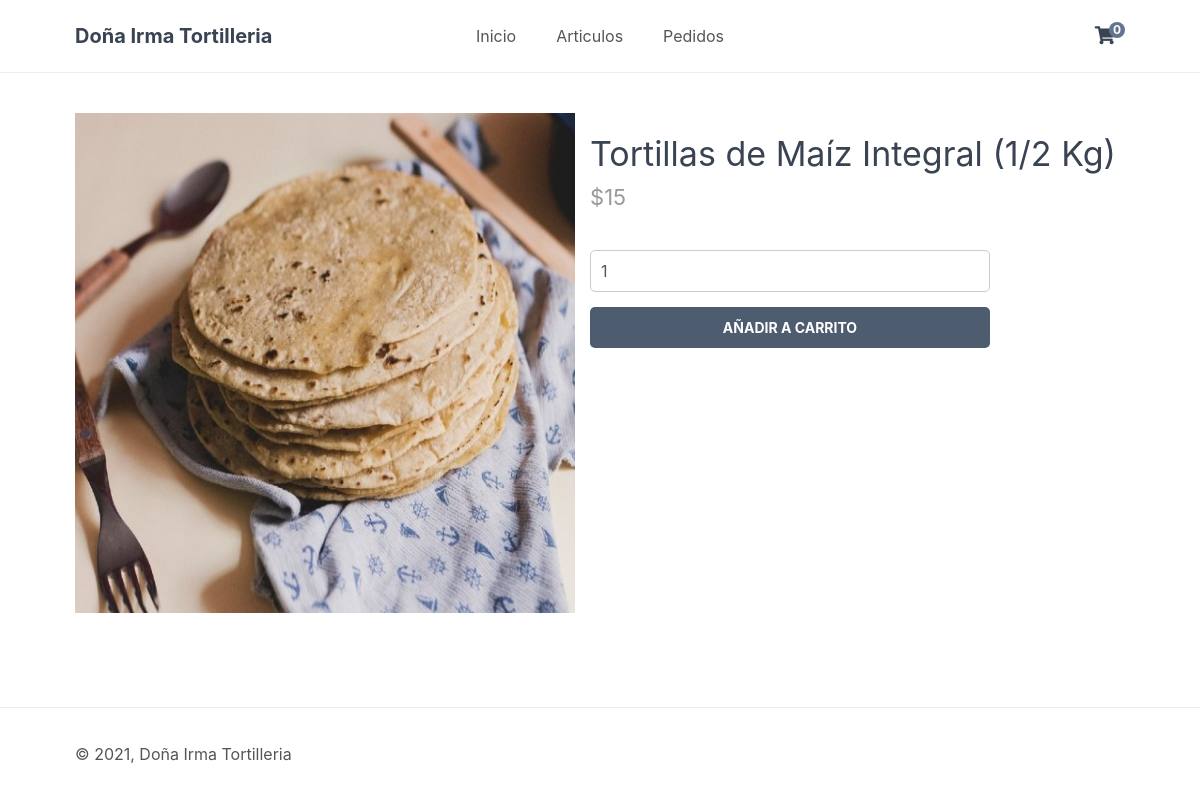
The app's page /shoppingcart/index.php?page=product&id=18 with its own data.
### tables this page shows
CREATE TABLE `articulos` (
  `idArticulo` int(100) NOT NULL,
  `nombreArticulo` varchar(100) NOT NULL,
  `precioArticulo` float NOT NULL,
  `imagenArticulo` text NOT NULL,
  `fechaanadido` timestamp NOT NULL DEFAULT current_timestamp(),
  `cantidadArticulo` int(11) NOT NULL
);

### shoppingcart/index.php (called while the page is built, shortened)
<?php
include 'functions.php';
$page = isset($_GET['page']) && file_exists($_GET['page'] . '.php') ? $_GET['page'] : 'home';
include $page . '.php';
?>

### shoppingcart/product.php (the view, shortened to what this page needs)
<?php
if (isset($_GET['id'])) {
    $stmt = $pdo->prepare('SELECT * FROM articulos WHERE idArticulo = ?');
    $stmt->execute([$_GET['id']]);
    $product = $stmt->fetch(PDO::FETCH_ASSOC);
} else {
    exit('Product does not exist!');
}
?>
<?=template_header('Product')?>
<div class="product content-wrapper">
    <img src="/imgs/<?=$product['imagenArticulo']?>" width="500" height="500" alt="<?=$product['nombreArticulo']?>">
    <div>
        <h1 class="name"><?=$product['nombreArticulo']?></h1>
        <span class="price">
            &dollar;<?=$product['precioArticulo']?>
        </span>
        <form action="index.php?page=cart" method="post">
        <input type="number" name="quantity" value="1" min="1" max="<?=$product['cantidadArticulo']?>" placeholder="Quantity" required>
            <input type="submit" value="Añadir a Carrito">
        </form>
    </div>
</div>
<?=template_footer()?>

### shoppingcart/style.css (style rules this page uses)
* { box-sizing: border-box; font-family: -apple-system, BlinkMacSystemFont, "segoe ui", roboto, oxygen, ubuntu, cantarell, "fira sans", "droid sans", "helvetica neue", Arial, sans-serif; font-size: 16px; -webkit-font-smoothing: antialiased; -moz-osx-font-smoothing: grayscale; }
html { height: 100%; }
body { position: relative; min-height: 100%; color: #555555; background-color: #FFFFFF; margin: 0; padding-bottom: 100px; }
h1, h2, h3, h4, h5 { color: #394352; }
.content-wrapper { width: 1050px; margin: 0 auto; }
main > .product { display: flex; padding: 40px 0; }
main > .product > div { padding-left: 15px; }
main > .product h1 { font-size: 34px; font-weight: normal; margin: 0; padding: 20px 0 10px 0; }
main > .product .price { display: block; font-size: 22px; color: #999999; }
main > .product form { display: flex; flex-flow: column; margin: 40px 0; }
main > .product form input[type="number"] { width: 400px; padding: 10px; margin-bottom: 15px; border: 1px solid #ccc; color: #555555; border-radius: 5px; }
main > .product form input[type="submit"] { background: #4e5c70; border: 0; color: #FFFFFF; width: 400px; padding: 12px 0; text-transform: uppercase; font-size: 14px; font-weight: bold; border-radius: 5px; cursor: pointer; }

### records on screen
articulos: imagenArticulo (picture), nombreArticulo "Tortillas de Maíz Integral (1/2 Kg)", precioArticulo "15"

### other values on screen
$num_items_in_cart "0"
